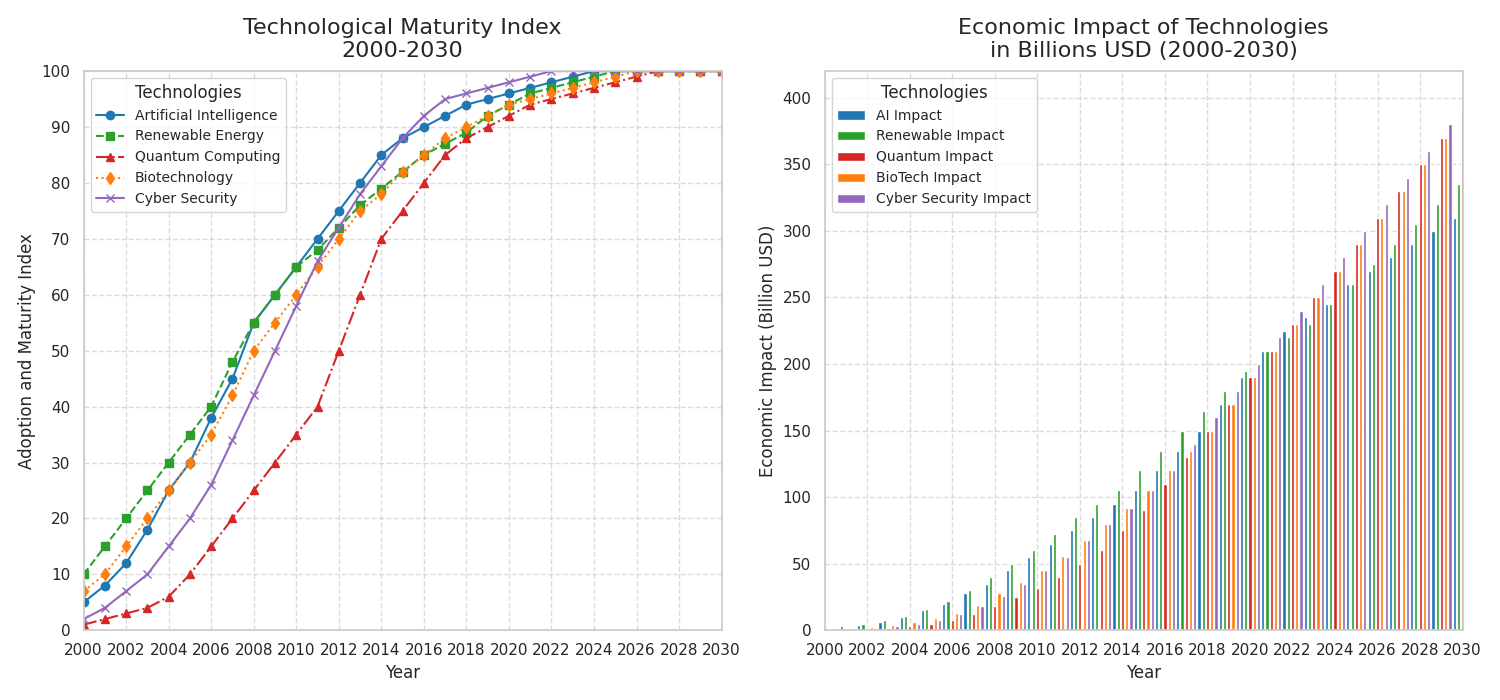

Source code (Python):
import matplotlib.pyplot as plt
import numpy as np

# Define the years and technologies
years = np.arange(2000, 2031)
technologies = [
    'Artificial Intelligence', 
    'Renewable Energy', 
    'Quantum Computing', 
    'Biotechnology', 
    'Cyber Security'  # New technology added
]

# Constructing hypothetical data for each technology over the years
ai_growth = [5, 8, 12, 18, 25, 30, 38, 45, 55, 60, 65, 70, 75, 80, 85, 88, 90, 92, 94, 95, 96, 97, 98, 99, 100, 100, 100, 100, 100, 100, 100]
renewable_energy_growth = [10, 15, 20, 25, 30, 35, 40, 48, 55, 60, 65, 68, 72, 76, 79, 82, 85, 87, 89, 92, 94, 96, 97, 98, 99, 100, 100, 100, 100, 100, 100]
quantum_computing_growth = [1, 2, 3, 4, 6, 10, 15, 20, 25, 30, 35, 40, 50, 60, 70, 75, 80, 85, 88, 90, 92, 94, 95, 96, 97, 98, 99, 100, 100, 100, 100]
biotechnology_growth = [7, 10, 15, 20, 25, 30, 35, 42, 50, 55, 60, 65, 70, 75, 78, 82, 85, 88, 90, 92, 94, 95, 96, 97, 98, 99, 100, 100, 100, 100, 100]
cyber_security_growth = [2, 4, 7, 10, 15, 20, 26, 34, 42, 50, 58, 66, 72, 78, 83, 88, 92, 95, 96, 97, 98, 99, 100, 100, 100, 100, 100, 100, 100, 100, 100]

# Additional hypothetical data for economic impact in billion USD
ai_economic_impact = [1, 2, 4, 6, 10, 15, 20, 28, 35, 45, 55, 65, 75, 85, 95, 105, 120, 135, 150, 170, 190, 210, 225, 235, 245, 260, 270, 280, 290, 300, 310]
renewable_energy_economic_impact = [2, 3, 5, 8, 11, 16, 22, 30, 40, 50, 60, 72, 85, 95, 105, 120, 135, 150, 165, 180, 195, 210, 220, 230, 245, 260, 275, 290, 305, 320, 335]
quantum_computing_economic_impact = [0.5, 1, 1.5, 2, 3, 5, 8, 12, 18, 25, 32, 40, 50, 60, 75, 90, 110, 130, 150, 170, 190, 210, 230, 250, 270, 290, 310, 330, 350, 370, 390]
biotechnology_economic_impact = [1, 1.5, 2.5, 4, 6, 9, 13, 19, 28, 36, 45, 56, 68, 80, 92, 105, 120, 135, 150, 170, 190, 210, 230, 250, 270, 290, 310, 330, 350, 370, 390]
cyber_security_economic_impact = [0.5, 1, 2, 3, 5, 8, 12, 18, 26, 35, 45, 55, 68, 80, 92, 105, 120, 140, 160, 180, 200, 220, 240, 260, 280, 300, 320, 340, 360, 380, 400]

# Plot setup with two subplots
fig, (ax1, ax2) = plt.subplots(1, 2, figsize=(15, 7))

# Plot 1: Technological Growth Over Time
ax1.plot(years, ai_growth, label='Artificial Intelligence', marker='o', color='tab:blue', linestyle='-')
ax1.plot(years, renewable_energy_growth, label='Renewable Energy', marker='s', color='tab:green', linestyle='--')
ax1.plot(years, quantum_computing_growth, label='Quantum Computing', marker='^', color='tab:red', linestyle='-.')
ax1.plot(years, biotechnology_growth, label='Biotechnology', marker='d', color='tab:orange', linestyle=':')
ax1.plot(years, cyber_security_growth, label='Cyber Security', marker='x', color='tab:purple', linestyle='-')  # New data series added

ax1.set_title('Technological Maturity Index\n2000-2030', fontsize=16, pad=10)
ax1.set_xlabel('Year', fontsize=12)
ax1.set_ylabel('Adoption and Maturity Index', fontsize=12)
ax1.set_xticks(np.arange(2000, 2031, 2))
ax1.set_yticks(np.arange(0, 101, 10))
ax1.set_xlim(2000, 2030)
ax1.set_ylim(0, 100)
ax1.grid(True, linestyle='--', alpha=0.7)
ax1.legend(title='Technologies', loc='upper left', fontsize=10)

# Plot 2: Economic Impact Over Time
ax2.bar(years - 0.4, ai_economic_impact, width=0.15, label='AI Impact', color='tab:blue')
ax2.bar(years - 0.2, renewable_energy_economic_impact, width=0.15, label='Renewable Impact', color='tab:green')
ax2.bar(years, quantum_computing_economic_impact, width=0.15, label='Quantum Impact', color='tab:red')
ax2.bar(years + 0.2, biotechnology_economic_impact, width=0.15, label='BioTech Impact', color='tab:orange')
ax2.bar(years + 0.4, cyber_security_economic_impact, width=0.15, label='Cyber Security Impact', color='tab:purple')  # New data series added

ax2.set_title('Economic Impact of Technologies\nin Billions USD (2000-2030)', fontsize=16, pad=10)
ax2.set_xlabel('Year', fontsize=12)
ax2.set_ylabel('Economic Impact (Billion USD)', fontsize=12)
ax2.set_xticks(np.arange(2000, 2031, 2))
ax2.set_xlim(2000, 2030)
ax2.grid(True, linestyle='--', alpha=0.7)
ax2.legend(title='Technologies', loc='upper left', fontsize=10)

plt.tight_layout()
plt.show()
